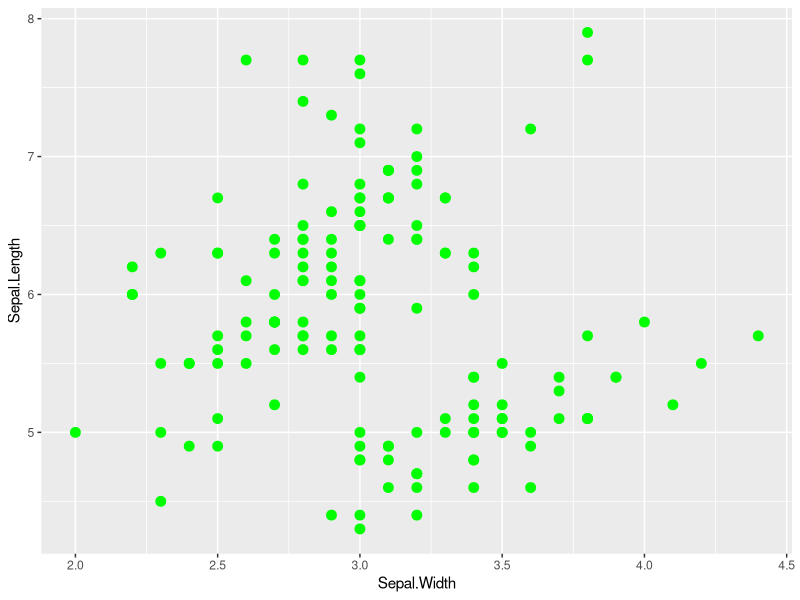
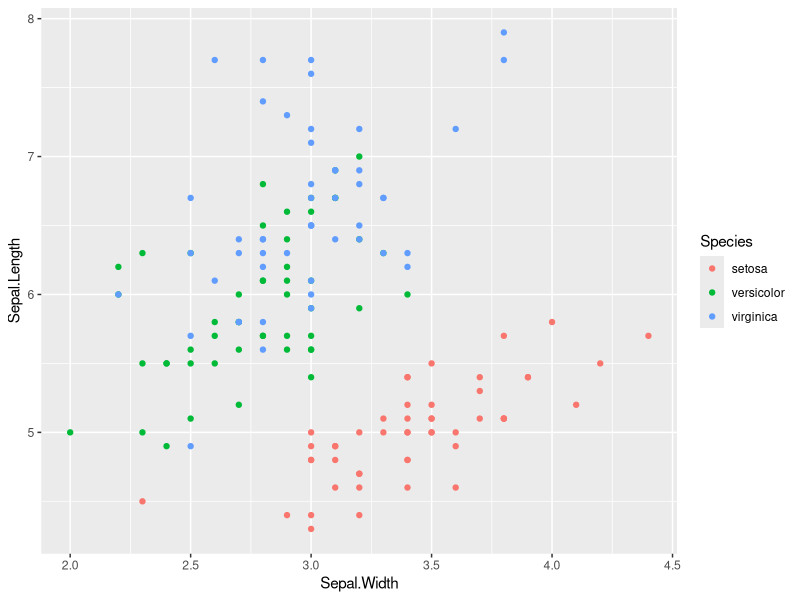
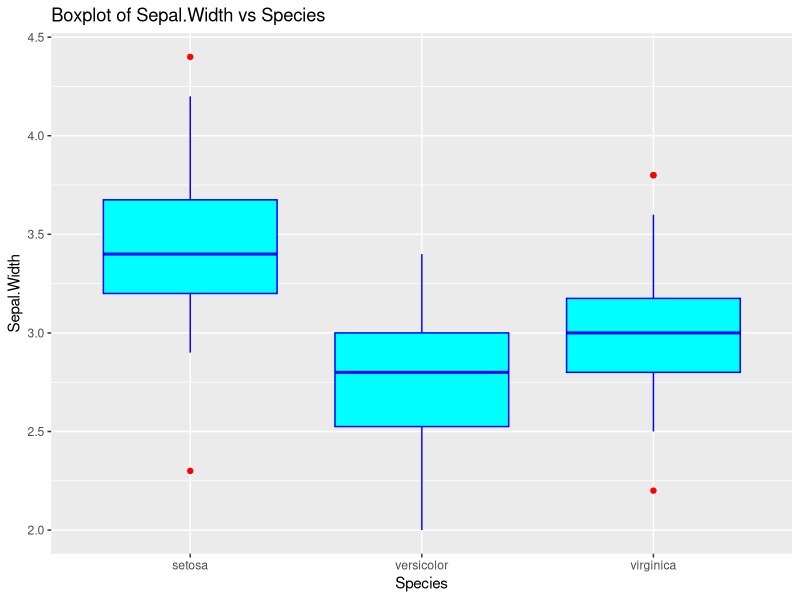
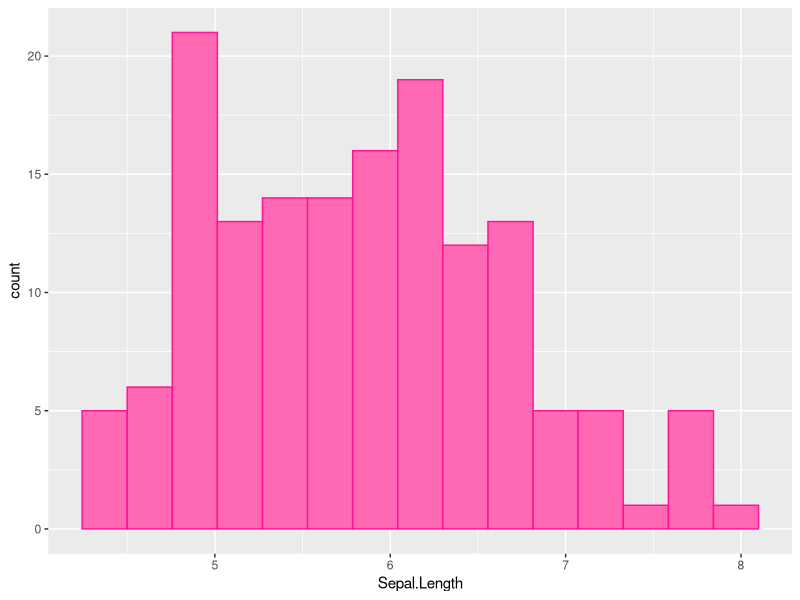
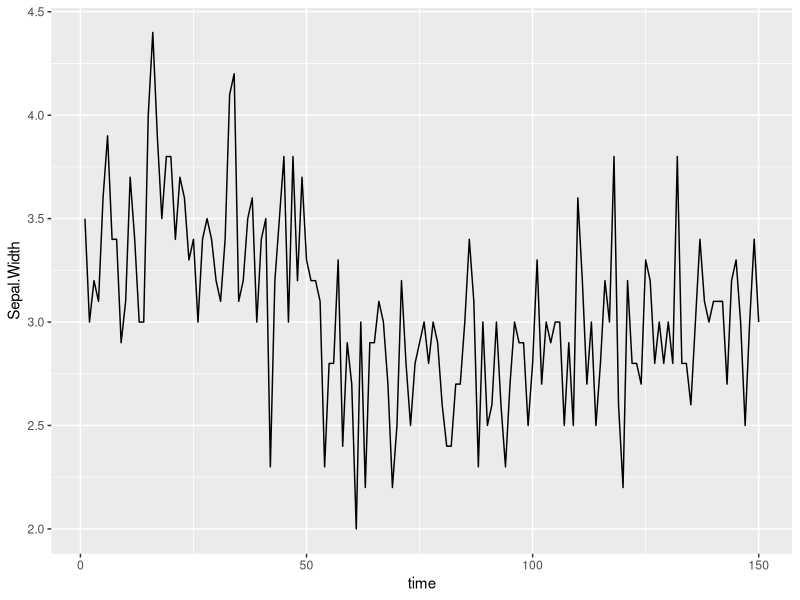
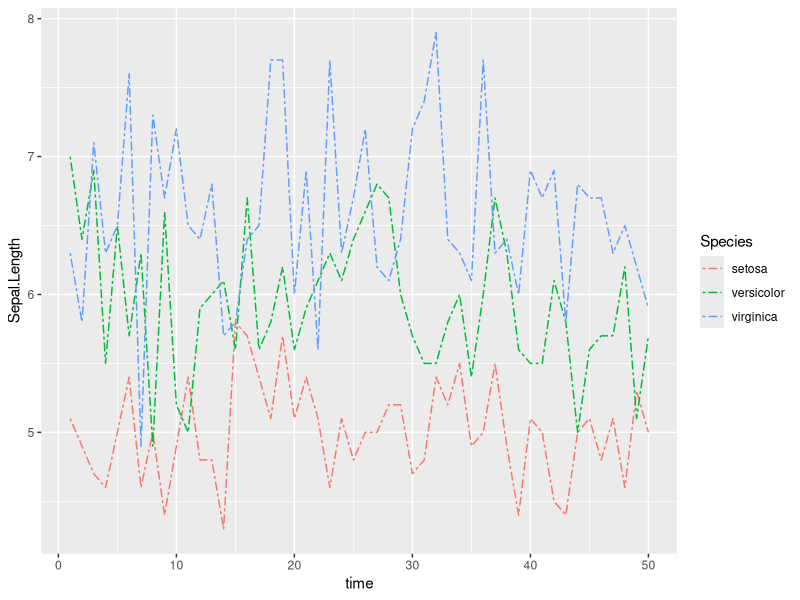
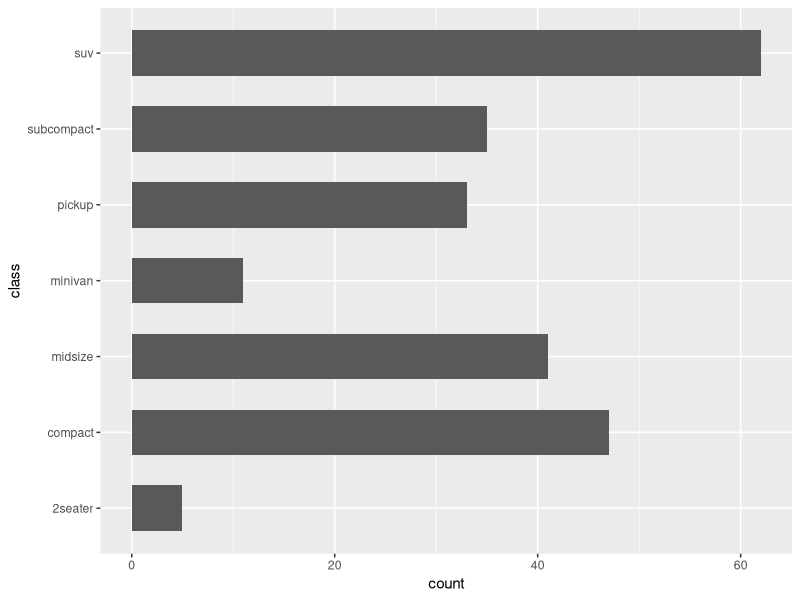
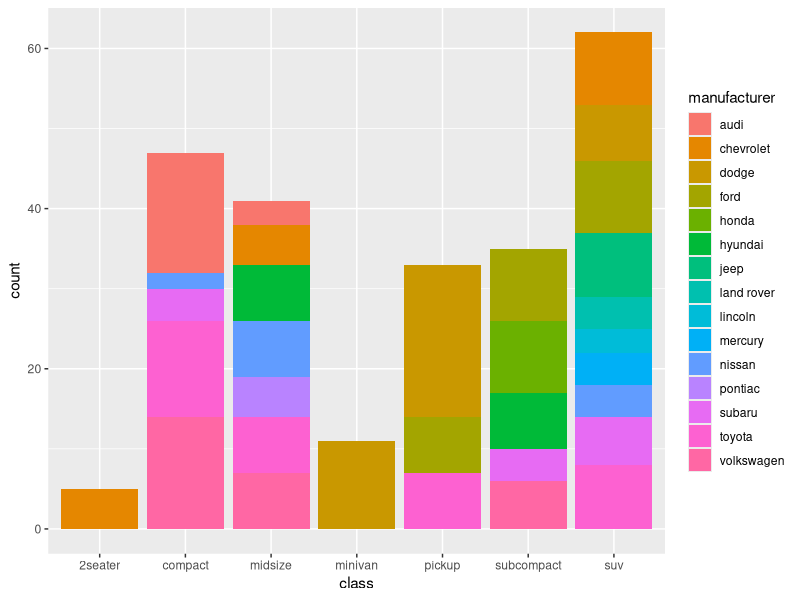

These figures' R source, in order:
## ---- chunk 1
require(knitr) 
options(width=80)
opts_chunk$set(list(dev = 'png', fig.cap='', fig.show='hold', dpi=100, fig.width=5, fig.height=5, fig.pos='H!'))#, fig.path="figures/lm-"))
show_solution <- FALSE
## ---- chunk 2
require(ggplot2)
## ---- chunk 3
data("iris")
## ---- chunk 4
dim(iris)
head(iris)
str(iris)
## ---- chunk 5
data("mpg")
## ---- chunk 6
dim(mpg)
head(mpg)
str(mpg)
## ---- chunk 7
pl <- ggplot(data = iris, mapping = aes(x=Sepal.Width, y=Sepal.Length)) +
        geom_point(size=3, colour="green", fill="green")
pl
## ---- chunk 8
pl <- ggplot(data = iris, mapping = aes(x=Sepal.Width, y=Sepal.Length, colour=Species)) +
        geom_point()
pl
## ---- chunk 9
pl <- ggplot(data=iris, aes(x=Species, y=Sepal.Width)) + 
  geom_boxplot(fill="#00FFFF", colour="#0000FF", outlier.colour = "red") +
  ggtitle("Boxplot of Sepal.Width vs Species")
pl 
## ---- chunk 10
pl <- ggplot(data=iris, aes(x=Sepal.Length)) + 
    geom_histogram(fill="hotpink", colour="deeppink", bins=15)
pl
## ---- chunk 11
require(dplyr)
iris2 <- iris %>% mutate(time=1:150)
## ---- chunk 12
ggplot(data = iris2, mapping = aes(y=Sepal.Width, x= time)) + geom_line()
## ---- chunk 13
iris3 <- iris %>% mutate(time=rep(1:50, times=3))
## ---- chunk 14
ggplot(data = iris3, mapping = aes(y=Sepal.Length, x= time, colour=Species)) + 
  geom_line(linetype=6)
## ---- chunk 15
pl <- ggplot(mpg, aes(class)) + 
      coord_flip() +
      geom_bar(width=0.6)
pl
## ---- chunk 16
pl <- ggplot(mpg, aes(class, fill=manufacturer)) +
  geom_bar()
pl
## ---- chunk 17
pl <- ggplot(mpg, aes(class, fill=manufacturer)) +
  geom_bar(position ="fill")
pl
